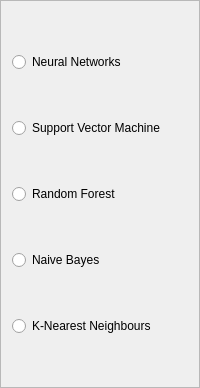
                   <widget class="QFrame" name="frame_5">
                    <property name="frameShape">
                     <enum>QFrame::StyledPanel</enum>
                    </property>
                    <property name="frameShadow">
                     <enum>QFrame::Raised</enum>
                    </property>
                    <layout class="QGridLayout" name="gridLayout_10">
                     <item row="1" column="0">
                      <layout class="QVBoxLayout" name="verticalLayout_10">
                       <item>
                        <spacer name="verticalSpacer_9">
                         <property name="orientation">
                          <enum>Qt::Vertical</enum>
                         </property>
                         <property name="sizeHint" stdset="0">
                          <size>
                           <width>20</width>
                           <height>40</height>
                          </size>
                         </property>
                        </spacer>
                       </item>
                       <item>
                        <widget class="QRadioButton" name="nn_classification_radioButton">
                         <property name="sizePolicy">
                          <sizepolicy hsizetype="Minimum" vsizetype="Fixed">
                           <horstretch>0</horstretch>
                           <verstretch>0</verstretch>
                          </sizepolicy>
                         </property>
                         <property name="text">
                          <string>Neural Networks</string>
                         </property>
                        </widget>
                       </item>
                       <item>
                        <spacer name="verticalSpacer_14">
                         <property name="orientation">
                          <enum>Qt::Vertical</enum>
                         </property>
                         <property name="sizeHint" stdset="0">
                          <size>
                           <width>20</width>
                           <height>40</height>
                          </size>
                         </property>
                        </spacer>
                       </item>
                       <item>
                        <widget class="QRadioButton" name="svm_classification_radioButton">
                         <property name="sizePolicy">
                          <sizepolicy hsizetype="Minimum" vsizetype="Fixed">
                           <horstretch>0</horstretch>
                           <verstretch>0</verstretch>
                          </sizepolicy>
                         </property>
                         <property name="text">
                          <string>Support Vector Machine</string>
                         </property>
                        </widget>
                       </item>
                       <item>
                        <spacer name="verticalSpacer_13">
                         <property name="orientation">
                          <enum>Qt::Vertical</enum>
                         </property>
                         <property name="sizeHint" stdset="0">
                          <size>
                           <width>20</width>
                           <height>40</height>
                          </size>
                         </property>
                        </spacer>
                       </item>
                       <item>
                        <widget class="QRadioButton" name="randomforest_classification_radioButton">
                         <property name="sizePolicy">
                          <sizepolicy hsizetype="Minimum" vsizetype="Fixed">
                           <horstretch>0</horstretch>
                           <verstretch>0</verstretch>
                          </sizepolicy>
                         </property>
                         <property name="text">
                          <string>Random Forest</string>
                         </property>
                        </widget>
                       </item>
                       <item>
                        <spacer name="verticalSpacer_12">
                         <property name="orientation">
                          <enum>Qt::Vertical</enum>
                         </property>
                         <property name="sizeHint" stdset="0">
                          <size>
                           <width>20</width>
                           <height>40</height>
                          </size>
                         </property>
                        </spacer>
                       </item>
                       <item>
                        <widget class="QRadioButton" name="radioButton_naive_bayes">
                         <property name="text">
                          <string>Naive Bayes</string>
                         </property>
                        </widget>
                       </item>
                       <item>
                        <spacer name="verticalSpacer_11">
                         <property name="orientation">
                          <enum>Qt::Vertical</enum>
                         </property>
                         <property name="sizeHint" stdset="0">
                          <size>
                           <width>20</width>
                           <height>40</height>
                          </size>
                         </property>
                        </spacer>
                       </item>
                       <item>
                        <widget class="QRadioButton" name="knn_classification_radioButton">
                         <property name="sizePolicy">
                          <sizepolicy hsizetype="Minimum" vsizetype="Fixed">
                           <horstretch>0</horstretch>
                           <verstretch>0</verstretch>
                          </sizepolicy>
                         </property>
                         <property name="text">
                          <string>K-Nearest Neighbours</string>
                         </property>
                        </widget>
                       </item>
                       <item>
                        <spacer name="verticalSpacer_10">
                         <property name="orientation">
                          <enum>Qt::Vertical</enum>
                         </property>
                         <property name="sizeHint" stdset="0">
                          <size>
                           <width>20</width>
                           <height>40</height>
                          </size>
                         </property>
                        </spacer>
                       </item>
                      </layout>
                     </item>
                    </layout>
                   </widget>
